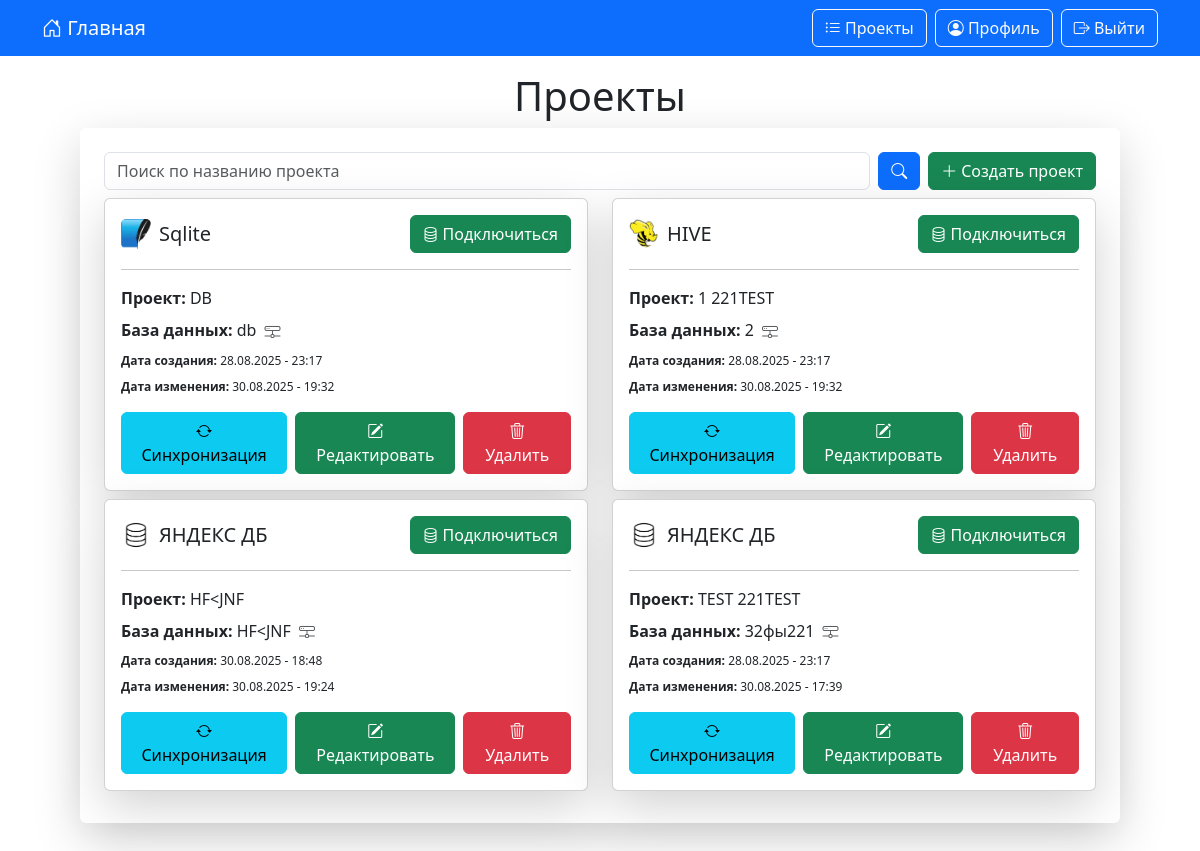
The app's page /projects/ (signed in), older data.
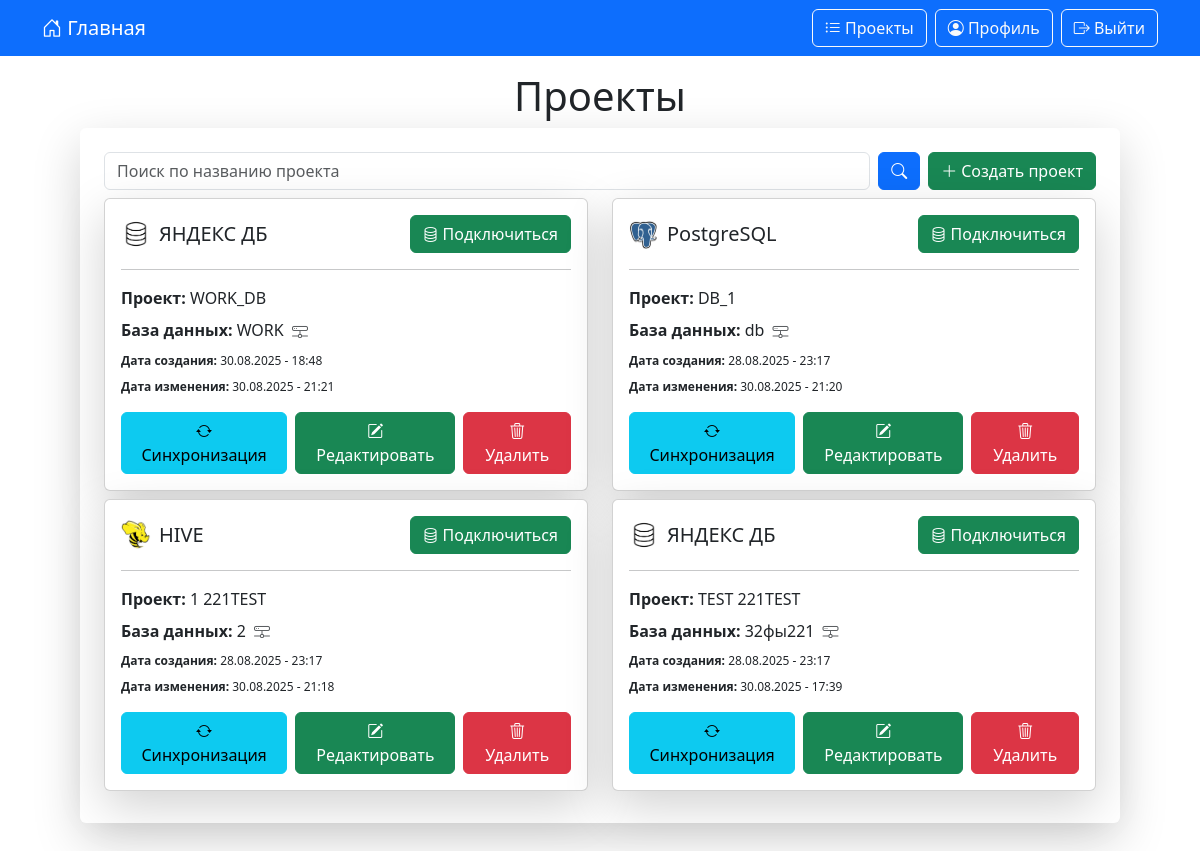
The same page, newer data.
### data_generator/models.py (models this page shows, shortened)
class DateStamp(models.Model):
    created = models.DateTimeField(verbose_name='Дата создания', auto_now_add=True)
    updated = models.DateTimeField(verbose_name='Дата изменения', auto_now=True)
    class Meta:
        abstract = True

class DataBaseUser(DateStamp):
    db_project = models.CharField(verbose_name="Проект", max_length=40, unique=True)
    db_name = models.CharField(verbose_name="Название базы данных", max_length=40)
    db_user = models.CharField(verbose_name="Пользователь", max_length=40)
    db_password = models.CharField(verbose_name="Пароль", max_length=40)
    db_host = models.CharField(verbose_name="Хост", max_length=255)
    db_port = models.CharField(verbose_name="Порт", max_length=8)
    user = models.ForeignKey(CustomUser, verbose_name="Пользователь", on_delete=models.CASCADE, related_name='data_base_user')
    data_base_name = models.ForeignKey(DataBaseName, verbose_name="Подключение", on_delete=models.CASCADE, related_name='data_base_name')
    class Meta:
        verbose_name = "Проект"
        verbose_name_plural = "Проекты"
        ordering = 'db_project',

class DataBaseName(DateStamp):
    name = models.CharField(verbose_name="Подключение", max_length=100, unique=True)
    images_db = models.ImageField(verbose_name="Изображение", upload_to='images_db/', default='images_db/default.jpg', blank=True, null=True)
    def __str__(self):
        return self.name
    class Meta:
        verbose_name = "Подключение"
        verbose_name_plural = "Подключение"
        ordering = 'name',

### data_generator/views.py (the view)
# urls.py: path("projects/", projects, name="projects"),
@login_required
def projects(request):
    search_query = request.GET.get("search", "").strip()
    paginator_projects = AppSettings.objects.first()
    projects = DataBaseUser.objects.filter(user=request.user)
    if search_query:
        projects = projects.filter(Q(db_project__icontains=search_query) | Q(db_name__icontains=search_query))
    projects = projects.order_by("-updated")
    page_size = paginator_projects.paginator_projects if paginator_projects else 4
    paginator = Paginator(projects, page_size)
    page_number = request.GET.get("page")
    page_obj = paginator.get_page(page_number)
    return render(request,
                  template_name="projects.html",
                  context={
                      "projects": page_obj,
                      "search_query": search_query}
                  )

### templates/projects.html (shortened to what this page needs)
{% extends 'base.html' %}
{% load static %}
{% block content %}
    <h1 class="text-center mb-2"> Проекты</h1>
    <div class="card shadow-lg border-0 mx-auto p-4 panel-projects">
        <div class="d-flex flex-wrap align-items-center gap-2 mb-2">
            <form method="get" class="d-flex gap-2 flex-grow-1">
                <input type="text" name="search" id="searchInput" class="form-control" placeholder="Поиск по названию проекта" value="{{ request.GET.search }}">
                <button type="submit" class="btn btn-primary"><i class="bi bi-search"></i></button>
            </form>
            <a href="{% url 'project_create' %}" class="btn btn-success d-flex align-items-center"> <i class="bi bi-plus-lg me-1"></i> Создать проект </a>
        </div>
        {% if projects %}
            <div class="row">
                {% for project in projects %}
                    <div class="col-md-6 mb-2">
                        <div class="card shadow-lg border-6">
                            <div class="card-body position-relative">
                                <h5 class="card-title d-flex justify-content-between align-items-center">
                                    <div class="d-flex align-items-center gap-2">
                                        <img class="db-image" src="{{ project.data_base_name.images_db.url }}" alt="{{ project.data_base_name.name }}">
                                        <span>{{ project.data_base_name }}</span>
                                    </div>
                                    <a href="{% url 'database_schemas' project.pk %}" class="btn btn-success d-flex align-items-center">
                                        <i class="bi bi-database me-1"></i> Подключиться
                                    </a>
                                </h5>
                                <hr>
                                <div class="col-md-14">
                                    <div class="d-flex flex-column gap-2">
                                        <div><strong>Проект:</strong> {{ project.db_project }}</div>
                                        <div>
                                            <strong>База данных:</strong>
                                            <span class="text-decoration-dotted" data-bs-toggle="tooltip" data-bs-placement="left" data-bs-html="true" data-bs-custom-class="tooltip-left"
                                                  data-bs-title="
                                                                <div><strong>Пользователь:</strong> {{ project.db_user|escape }}</div>
                                                                <div><strong>Пароль:</strong> *****</div>
                                                                <div><strong>Хост:</strong> {{ project.db_host|escape }}</div>
                                                                <div><strong>Порт:</strong> {{ project.db_port|escape }}</div>
                                                                ">
                                              {{ project.db_name }}
                                              <i class="bi bi-hdd-network ms-1 align-middle text-muted" title="Имя базы данных" aria-hidden="true"></i>
                                            </span>
                                        </div>
                                        <div class="date_info"><strong>Дата создания:</strong> {{ project.created|date:"d.m.Y - H:i" }}</div>
                                        <div class="date_info"><strong>Дата изменения:</strong> {{ project.updated|date:"d.m.Y - H:i" }}</div>
                                    </div>
                                </div>
                                <div class="mt-3 d-flex justify-content-end gap-2">
                                    <form method="post" action="{% url 'project_connection' project.pk %}">
                                        <button type="submit" class="btn btn-info"><i class="bi bi-arrow-repeat"></i> Синхронизация</button>
                                    </form>
                                    <a href="{% url 'projects_edit' project.pk %}" class="btn btn-success"> <i class="bi bi-pencil-square"></i> Редактировать </a>
                                    <button type="button" class="btn btn-danger" data-bs-toggle="modal" data-bs-target="#deleteModal-{{ project.pk }}"><i class="bi bi-trash3"></i> Удалить
                                    </button>
                                </div>
                            </div>
                        </div>
                    </div>
                {% endfor %}
            </div>
        {% endif %}
    </div>
{% endblock %}

### templates/base.html (shortened to what this page needs)
{% load static %}
<!DOCTYPE html>
<html lang="ru">
<head>
    <link href="https://cdn.jsdelivr.net/npm/bootstrap@5.3.0/dist/css/bootstrap.min.css" rel="stylesheet">
    <link rel="stylesheet" href="https://cdn.jsdelivr.net/npm/bootstrap-icons/font/bootstrap-icons.css">
    <link rel="stylesheet" href="{% static 'css/style.css' %}">
</head>
<body class="d-flex flex-column min-vh-100">
<nav class="navbar navbar-expand-lg navbar-dark bg-primary">
    <div class="container">
        <a class="navbar-brand" href="{% url 'home' %}">
            <i class="bi bi-house-door"></i> Главная
        </a>
        <div class="collapse navbar-collapse" id="navbarNav">
            <ul class="navbar-nav ms-auto">
                {% if user.is_authenticated %}
                    <li class="nav-item">
                        <a href="{% url 'projects' %}" class="btn btn-outline-light ms-2">
                            <i class="bi bi-list-ul"></i> Проекты
                        </a>
                    </li>
                    <li class="nav-item">
                        <a href="{% url 'profile' %}" class="btn btn-outline-light ms-2">
                            <i class="bi bi-person-circle"></i> Профиль
                        </a>
                    </li>
                    <li class="nav-item">
                        <a href="{% url 'logout' %}" class="btn btn-outline-light ms-2">
                            <i class="bi bi-box-arrow-right"></i> Выйти
                        </a>
                    </li>
                {% endif %}
            </ul>
        </div>
    </div>
</nav>
<main class="container flex-grow-1 py-5">
    {% block content %}{% endblock %}
</main>
</body>
</html>

### static/css/style.css (style rules this page uses)
.py-5 { padding-top: 1rem !important; }
.panel-projects { max-width: 1040px }
.db-image { width: 30px; height: 30px; object-fit: cover; border-radius: 5px; }
.date_info { font-size: 12px; }

Row changes from the older to the newer data that the page shows:
changed DataBaseUser: db_project "HF<JNF" → "WORK_DB"; db_name "HF<JNF" → "WORK"; updated "30.08.2025 - 19:24" → "30.08.2025 - 21:21"; moves up the list
changed DataBaseUser "db": data_base_name.images_db: a different picture; data_base_name "Sqlite" → "PostgreSQL"; db_project "DB" → "DB_1"; updated "30.08.2025 - 19:32" → "30.08.2025 - 21:20"
changed DataBaseUser "1 221TEST": updated "30.08.2025 - 19:32" → "30.08.2025 - 21:18"
